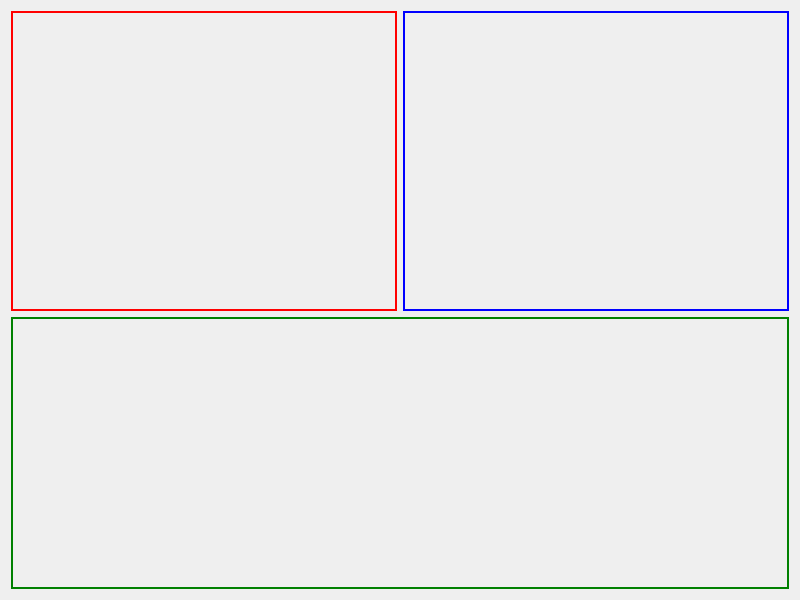
<?xml version="1.0" encoding="UTF-8"?>
<ui version="4.0">
 <class>MainWidget</class>
 <widget class="QWidget" name="MainWidget">
  <property name="geometry">
   <rect>
    <x>0</x>
    <y>0</y>
    <width>800</width>
    <height>600</height>
   </rect>
  </property>
  <property name="windowTitle">
   <string>MainWidget</string>
  </property>
  <layout class="QVBoxLayout" name="verticalLayout">
   <item>
    <layout class="QHBoxLayout" name="topLayout">
     <item>
      <widget class="QWidget" name="subWidget1" native="true">
       <property name="minimumSize">
        <size>
         <width>300</width>
         <height>300</height>
        </size>
       </property>
       <property name="styleSheet">
        <string notr="true">border: 2px solid red;</string>
       </property>
      </widget>
     </item>
     <item>
      <widget class="QWidget" name="subWidget2" native="true">
       <property name="minimumSize">
        <size>
         <width>300</width>
         <height>300</height>
        </size>
       </property>
       <property name="styleSheet">
        <string notr="true">border: 2px solid blue;</string>
       </property>
      </widget>
     </item>
    </layout>
   </item>
   <item>
    <widget class="QWidget" name="menuWidgetContainer" native="true">
     <property name="minimumSize">
      <size>
       <width>0</width>
       <height>200</height>
      </size>
     </property>
     <property name="styleSheet">
      <string notr="true">border: 2px solid green;</string>
     </property>
    </widget>
   </item>
  </layout>
 </widget>
 <resources/>
 <connections/>
</ui>
